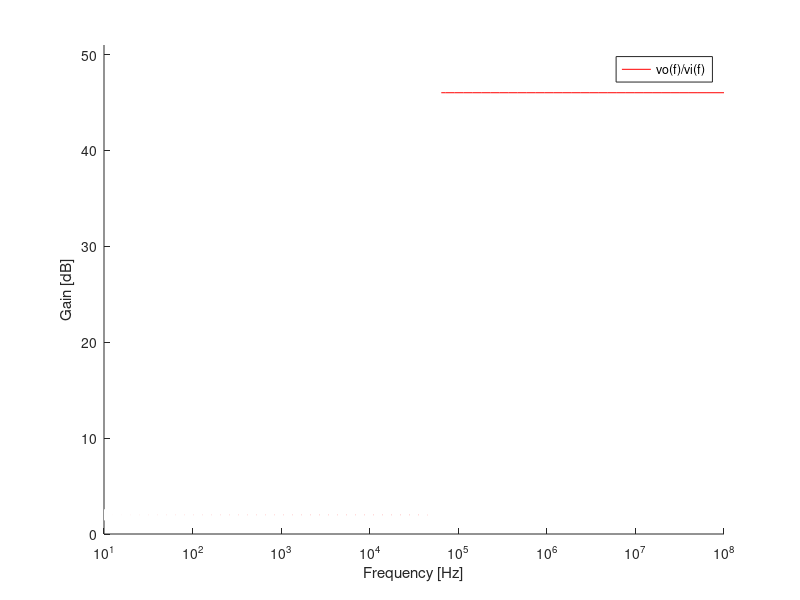

Write MATLAB code to recreate this figure.
%gain stage

VT=25e-3
BFN=178.7
VAFN=69.7
RE1=100
RC1=800
RB1=80000
RB2=18000
VBEON=0.7
VCC=12
RS=100

RB=1/(1/RB1+1/RB2)
VEQ=RB2/(RB1+RB2)*VCC
IB1=(VEQ-VBEON)/(RB+(1+BFN)*RE1)
IC1=BFN*IB1
IE1=(1+BFN)*IB1
VE1=RE1*IE1
VO1=VCC-RC1*IC1
VCE=VO1-VE1


gm1=IC1/VT
rpi1=BFN/gm1
ro1=VAFN/IC1

RSB=RB*RS/(RB+RS)

AV1 = RSB/RS * RC1*(RE1-gm1*rpi1*ro1)/((ro1+RC1+RE1)*(RSB+rpi1+RE1)+gm1*RE1*ro1*rpi1 - RE1^2)
AVI_DB = 20*log10(abs(AV1))
AV1simple = RB/(RB+RS) * gm1*RC1/(1+gm1*RE1)
AVIsimple_DB = 20*log10(abs(AV1simple))

RE1=0
AV1 = RSB/RS * RC1*(RE1-gm1*rpi1*ro1)/((ro1+RC1+RE1)*(RSB+rpi1+RE1)+gm1*RE1*ro1*rpi1 - RE1^2)
AVI_DB = 20*log10(abs(AV1))
AV1simple =  - RSB/RS * gm1*RC1/(1+gm1*RE1)
AVIsimple_DB = 20*log10(abs(AV1simple))

RE1=100
ZI1 = 1/(1/RB+1/(((ro1+RC1+RE1)*(rpi1+RE1)+gm1*RE1*ro1*rpi1 - RE1^2)/(ro1+RC1+RE1)))
ZX = ro1*((RSB+rpi1)*RE1/(RSB+rpi1+RE1))/(1/(1/ro1+1/(rpi1+RSB)+1/RE1+gm1*rpi1/(rpi1+RSB)))
ZX = ro1*(   1/RE1+1/(rpi1+RSB)+1/ro1+gm1*rpi1/(rpi1+RSB)  )/(   1/RE1+1/(rpi1+RSB) ) 
ZO1 = 1/(1/ZX+1/RC1)

RE1=0
ZI1 = 1/(1/RB+1/(((ro1+RC1+RE1)*(rpi1+RE1)+gm1*RE1*ro1*rpi1 - RE1^2)/(ro1+RC1+RE1)))
ZO1 = 1/(1/ro1+1/RC1)

%ouput stage
BFP = 227.3
VAFP = 37.2
RE2 = 750
VEBON = 0.7
VI2 = VO1
IE2 = (VCC-VEBON-VI2)/RE2
IC2 = BFP/(BFP+1)*IE2
VO2 = VCC - RE2*IE2

gm2 = IC2/VT
go2 = IC2/VAFP
gpi2 = gm2/BFP
ge2 = 1/RE2

AV2 = gm2/(gm2+gpi2+go2+ge2)
ZI2 = (gm2+gpi2+go2+ge2)/gpi2/(gpi2+go2+ge2)
ZO2 = 1/(gm2+gpi2+go2+ge2)


%total
gB = 1/(1/gpi2+ZO1)
AV = (gB+gm2/gpi2*gB)/(gB+ge2+go2+gm2/gpi2*gB)*AV1
AV_DB = 20*log10(abs(AV))
ZI=ZI1
ZO=1/(go2+gm2/gpi2*gB+ge2+gB)
%%%%%%%%%%%Lower Cut-Off Frequency%%%%%%%%%%%%%%%

CI=50e-6
CE=50e-6
CO=1e-6

f_low=1/(min([ZI1*CI,ZO2*CO,1/gm1*CE]))/2/pi()



%%%%%%%%%%%%%%Frequency Analysis Graph%%%%%%%%%%%

freq=logspace(1,8,70);

for o = 1:70

if(freq(o)>f_low)
y(o)=AV_DB
a(o)=50
else
y(o)=2
a(o)=2
endif

endfor


ht=figure ();
hold on;

semilogx(freq,y,"r", freq, a, "w", 'Linewidth', 8);

xlim([0,1e8]);
ylim([0,51]);
xlabel ("Frequency [Hz]");
ylabel ("Gain [dB]");
legend("vo(f)/vi(f)");
print (ht, "gain.eps", "-depsc");
hold off;

%%%%%%%%%%%%%%End of Frequency Analysis Graph%%%%





%%%%%%%%Theoretical Analysis Tables%%%%%%%%%%%%%%
%%%%%%%%Gain Stage table%%%%%%%%%%%%%%%%%%%%%%%%%

file1=fopen('gain_stage_values.tex', 'w');
fprintf(file1,'\n Voltage Gain     &  %f   \\\\ \\hline', AV1);
fprintf(file1,'\n Input Impedance  &  %f   \\\\ \\hline', ZI1);
fprintf(file1,'\n Output Impedance &  %f   \\\\ \\hline', ZO1);
fclose(file1)


%%%%%%%%Output Stage Table%%%%%%%%%%%%%%%%%%%%%%%

file2=fopen('output_stage_values.tex', 'w');
fprintf(file2,'\n Voltage Gain     &  %f   \\\\ \\hline', AV2);
fprintf(file2,'\n Input Impedance  &  %f   \\\\ \\hline', ZI2);
fprintf(file2,'\n Output Impedance &  %f   \\\\ \\hline', ZO2);
fclose(file2)

%%%%%%%End of Stage Tables %%%%%%%%%%%%%%%%%%%%%%

file3=fopen('total_gain.tex', 'w');
fprintf(file3,'\nTotal Voltage Gain     &  %f   \\\\ \\hline', AV);
fprintf(file3,'\nTotal Voltage Gain (in dB)   &  %f   \\\\ \\hline', AV_DB);
fclose(file3)



%%%%%%%Merit Figure%%%%%%%%%%%%%%%%%%%%%%%%%%%%%%

c_resistors=(RS+RE1+RC1+RB1+RB2+RE2+8)*0.001
c_capacitors=(CI+CE+CO)*1e6
c_transistors=0.2

cost=c_resistors+c_capacitors+c_transistors

voltage_gain=10^(37.93/20)

merit=(2.180e6*voltage_gain)/(cost*(1.005e4))

file4=fopen('merit.tex', 'w');
fprintf(file4,"Merit Figure & %f \\\\ \\hline", merit);     
fclose(file4)




